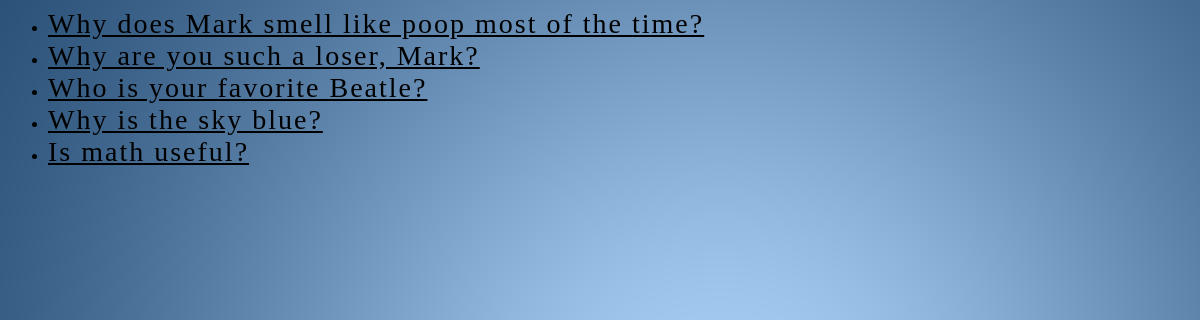
The page /polls/ on the database as committed earlier.
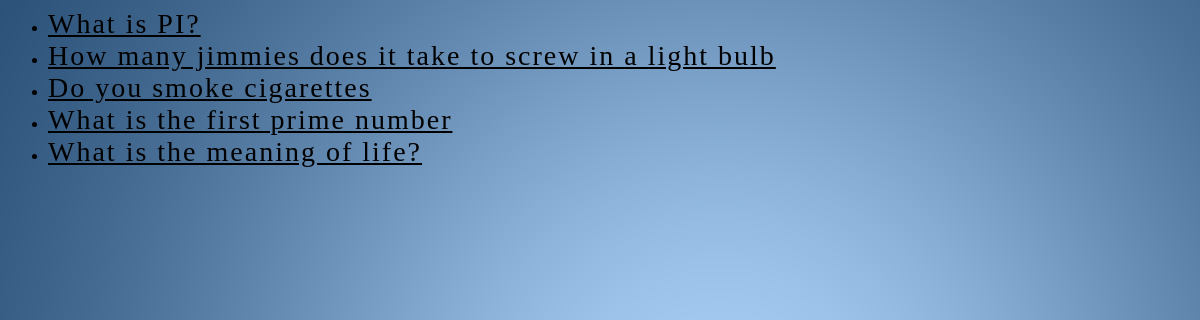
The same page on the database as committed later.
### polls/models.py (models this page shows, shortened)
class Question(models.Model):
    question_text = models.CharField(max_length=200)
    pub_date = models.DateTimeField('date published')

### polls/views.py (the view)
class IndexView(generic.ListView):
    template_name = 'polls/index.html'
    context_object_name = 'latest_question_list'
    def get_queryset(self):
        return Question.objects.filter(
            pub_date__lte=timezone.now()
        ).order_by('-pub_date')[:5]

### polls/templates/polls/index.html
<body class="index">
{% load staticfiles %}
<link rel="stylesheet" type="text/css" href="{% static 'polls/style.css' %}" />
{% if latest_question_list %}
    <ul>
    {% for question in latest_question_list %}
      <li><a href="{% url 'polls:detail' question.id %}">{{ question.question_text }}</a></li>
    {% endfor %}
    </ul>
{% else %}
    <p>No polls are available.</p>
{% endif %}
</body>

### polls/static/polls/style.css (style rules this page uses)
li a { letter-spacing: 2px; font-size: 28px; color: #000000; list-style-type: upper-roman; text-indent: 60px; }
.index { background: white url("images/smooth.png"); background-position: left top; }

Rows that differ between the two databases and show on the page:
removed Question: question_text "Why does Mark smell like poop most of the time?"
removed Question: question_text "Why are you such a loser, Mark?"
removed Question: question_text "Who is your favorite Beatle?"
removed Question: question_text "Why is the sky blue?"
removed Question: question_text "Is math useful?"
added Question: question_text "What is PI?"
added Question: question_text "How many jimmies does it take to screw in a light bulb"
added Question: question_text "Do you smoke cigarettes"
added Question: question_text "What is the first prime number"
added Question: question_text "What is the meaning of life?"
